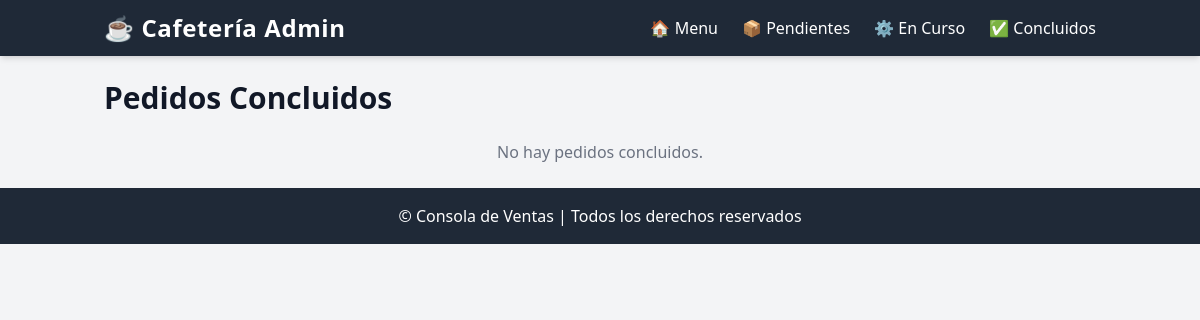
Before: /pedidos/concluidos with the older database file.
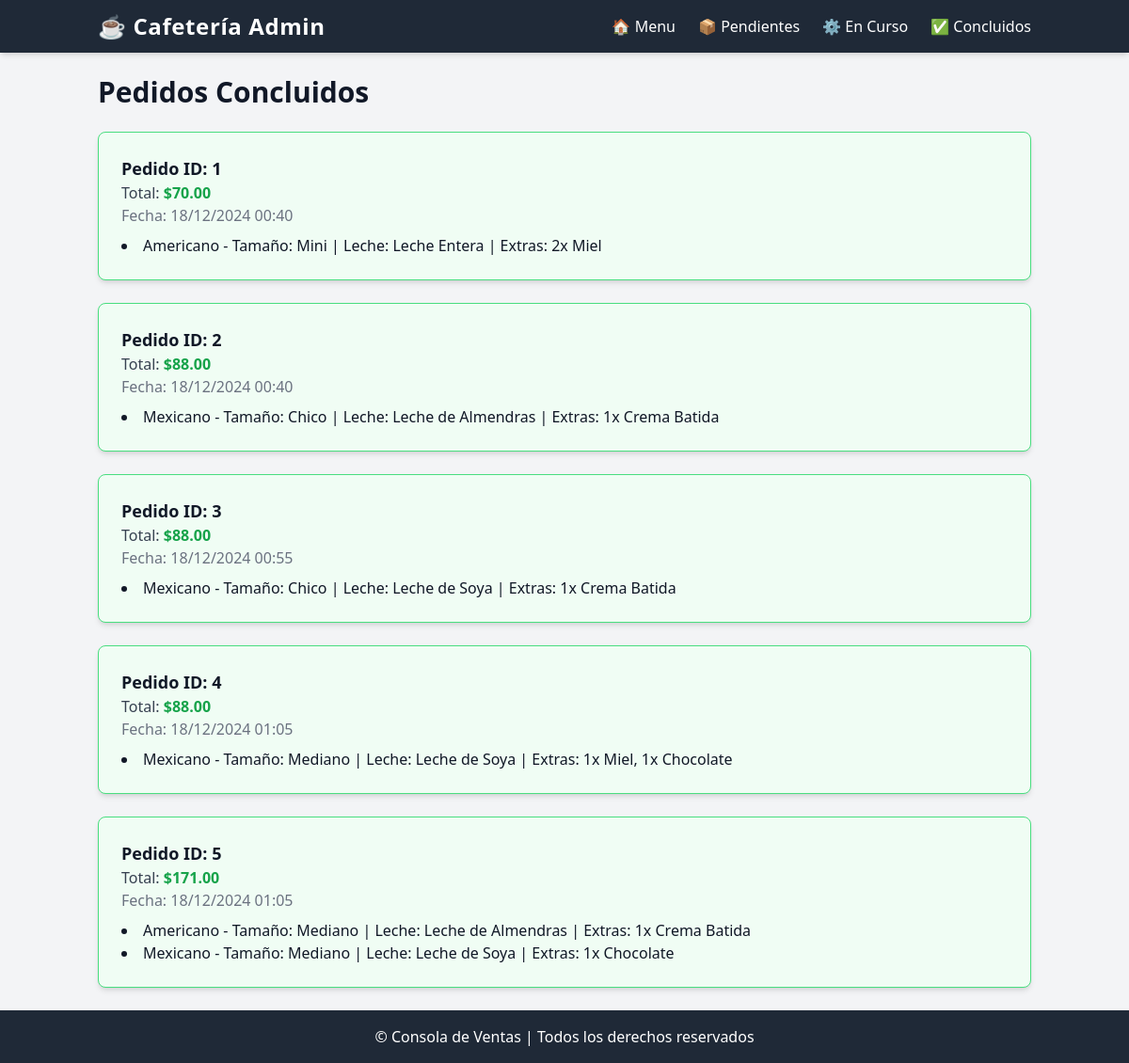
After: the same page with the newer database file.
### app/models.py (models this page shows, shortened)
class Pedido(db.Model):
    __tablename__ = 'pedidos'
    id = db.Column(db.Integer, primary_key=True)
    productos_str = db.Column(db.Text, nullable=True)
    total = db.Column(db.Numeric(10, 2), default=Decimal('0.00'))
    estado = db.Column(db.String(20), default='pendiente')  # Asegúrate de que el valor por defecto sea 'pendiente'
    created_at = db.Column(db.DateTime, default=datetime.utcnow)
    updated_at = db.Column(db.DateTime, default=datetime.utcnow, onupdate=datetime.utcnow)
    @property
    def productos(self):
        if self.productos_str:
            return json.loads(self.productos_str)
        return []

### app/views.py (the view)
    @app.route('/pedidos/concluidos')
    def pedidos_concluidos():
        pedidos = Pedido.query.filter_by(estado='concluido').all()
        return render_template('pedidos/surtir/concluidos.html', pedidos=pedidos)

### app/templates/pedidos/surtir/concluidos.html (shortened to what this page needs)
{% extends "pedidos/surtir/base.html" %}
{% block content %}
<h1 class="text-3xl font-bold mb-6">Pedidos Concluidos</h1>
<div class="space-y-6">
    {% for pedido in pedidos %}
    <div class="bg-green-50 p-6 rounded-lg shadow-md border border-green-400">
        <h2 class="text-lg font-semibold">Pedido ID: {{ pedido.id }}</h2>
        <p class="text-gray-700">Total: <span class="text-green-600 font-bold">${{ pedido.total }}</span></p>
        <p class="text-gray-500">Fecha: {{ pedido.created_at.strftime('%d/%m/%Y %H:%M') }}</p>
        <ul class="mt-2 list-disc list-inside">
            {% for producto in pedido.productos %}
                <li>{{ producto['nombre_producto'] }} - Tamaño: {{ producto['tamano_nombre'] }} | Leche: {{ producto['leche_nombre'] }} | Extras: {{ producto['extras'] | join(', ') }}</li>
            {% endfor %}
        </ul>
    </div>
    {% else %}
    <p class="text-gray-500 text-center">No hay pedidos concluidos.</p>
    {% endfor %}
</div>
{% endblock %}

Changed rows visible on the page:
now on this page (row edited): Pedido: id "1", total "70.00", created_at "18/12/2024 00:40", nombre_producto "Americano", tamano_nombre "Mini", leche_nombre "Leche Entera", extras "2x Miel"
now on this page (row edited): Pedido: id "2", total "88.00", created_at "18/12/2024 00:40", nombre_producto "Mexicano", tamano_nombre "Chico", leche_nombre "Leche de Almendras", extras "1x Crema Batida"
now on this page (row edited): Pedido: id "3", total "88.00", created_at "18/12/2024 00:55", nombre_producto "Mexicano", tamano_nombre "Chico", leche_nombre "Leche de Soya", extras "1x Crema Batida"
now on this page (row edited): Pedido: id "4", total "88.00", created_at "18/12/2024 01:05", nombre_producto "Mexicano", tamano_nombre "Mediano", leche_nombre "Leche de Soya", extras "1x Miel, 1x Chocolate"
now on this page (row edited): Pedido: id "5", total "171.00", created_at "18/12/2024 01:05", nombre_producto "Americano" "Mexicano", tamano_nombre "Mediano" "Mediano", leche_nombre "Leche de Almendras" "Leche de Soya", extras "1x Crema Batida" "1x Chocolate"
Other visible differences:
text no longer shown: "No hay pedidos concluidos."
